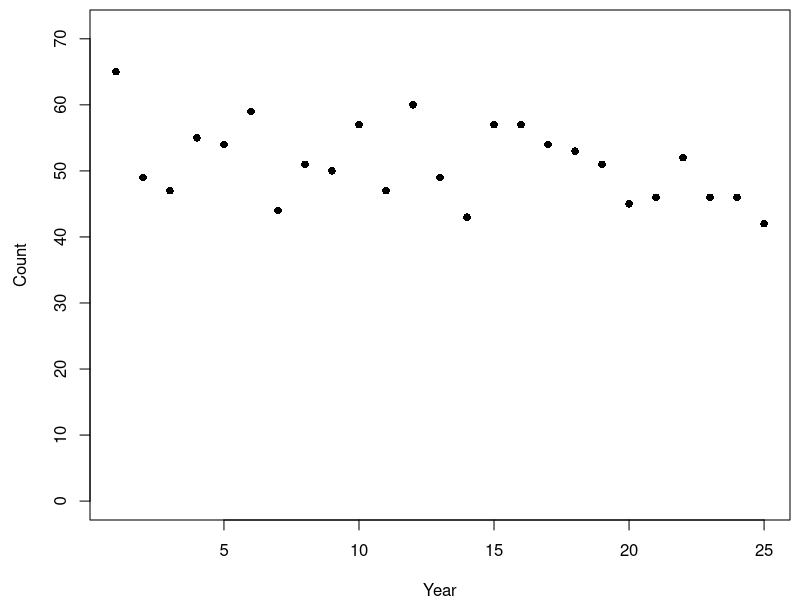
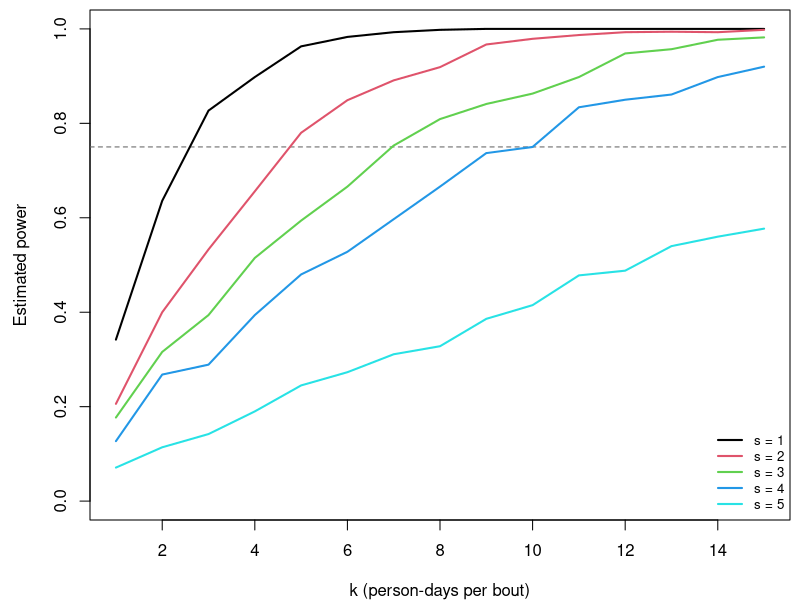
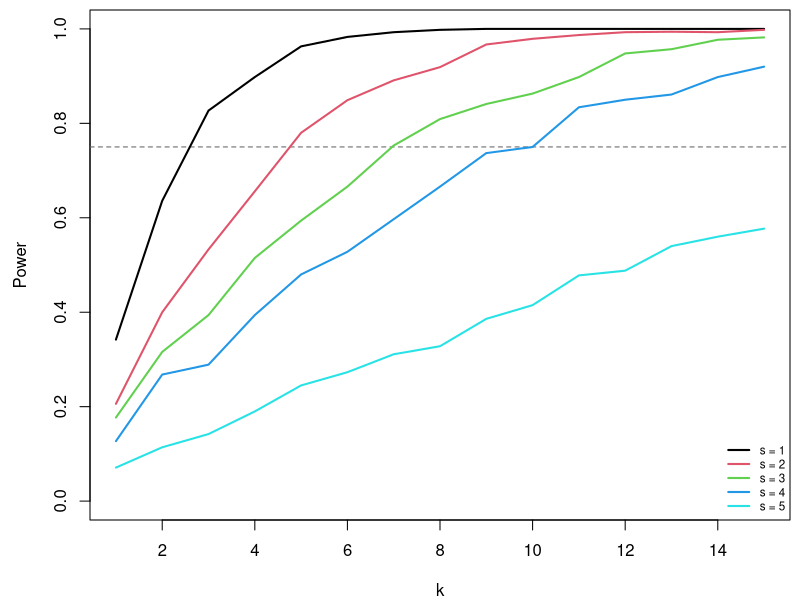

Source code (R) for these figures, in order:
## ---- chunk 1
knitr::opts_chunk$set(echo = TRUE, warning = FALSE, message = FALSE,
                       fig.width = 5.5, fig.height = 3.5)
## ---- chunk 2
detect_prob <- function(k, pobs = 0.02) {
  1 - (1 - pobs)^k
}
detect_prob(1)   # should equal pobs
detect_prob(3)   # handout check: about 0.0588
## ---- chunk 3
true_abundance <- function(t, N0 = 1000, lambda = 0.75^(1/25)) {
  N0 * lambda^t
}
true_abundance(c(0, 25))   # should return 1000 and 750 together
## ---- chunk 4
simulate_counts <- function(t_survey, k, N0 = 1000, lambda = 0.75^(1/25),
                            pobs = 0.02) {
  N_t <- true_abundance(t_survey, N0, lambda)
  rbinom(length(t_survey), size = round(N_t), prob = detect_prob(k, pobs))
}
set.seed(11)
counts <- simulate_counts(1:25, k = 3)
length(counts)   # should be 25
## ---- chunk 5
par(mar = c(4, 4.5, 0.5, 0.5))
plot(1:25, counts, pch = 16, xlab = "Year", ylab = "Count",
     ylim = c(0, max(counts) * 1.1))
## ---- chunk 6
detect_decline <- function(t_survey, counts, alpha = 0.05) {
  s <- summary(lm(log(counts) ~ t_survey))$coefficients[2, ]
  unname(s[1] < 0 && s[4] <= alpha)
}
detect_decline(1:25, counts)
## ---- chunk 7
set.seed(12)
null_hits <- replicate(1000, {
  detect_decline(1:25, simulate_counts(1:25, 3, lambda = 1))
})
mean(null_hits)
## ---- chunk 8
estimate_power <- function(k, s, R = 1000, lambda = 0.75^(1/25),
                           alpha = 0.05) {
  t_survey <- seq(1, 25, by = s)
  mean(replicate(R, {
    counts <- simulate_counts(t_survey, k, lambda = lambda)
    detect_decline(t_survey, counts, alpha)
  }))
}
set.seed(14)
estimate_power(3, 1, lambda = 1)   # false-decline rate
estimate_power(3, 1)               # power
run_time <- system.time(estimate_power(3, 1))["elapsed"]
run_time
## ---- chunk 9
set.seed(746)
grid <- expand.grid(k = 1:15, s = 1:5)
grid$power <- mapply(estimate_power, grid$k, grid$s,
                     MoreArgs = list(R = 1000))
## ---- chunk 10
par(mar = c(4, 4.5, 0.5, 0.5))
plot(NA, xlim = c(1, 15), ylim = c(0, 1), xlab = "k (person-days per bout)",
     ylab = "Estimated power")
abline(h = 0.75, lty = 2, col = "grey40")
for (ss in 1:5) {
  lines(grid$k[grid$s == ss], grid$power[grid$s == ss], col = ss, lwd = 2)
}
legend("bottomright", legend = paste("s =", 1:5), col = 1:5, lwd = 2,
       bty = "n", cex = 0.8)
## ---- chunk 11
cost_of <- function(k, s) length(seq(1, 25, by = s)) * (2000 + 200 * k)
grid$cost <- mapply(cost_of, grid$k, grid$s)
ok <- grid[grid$power >= 0.75, ]
head(ok[order(ok$cost), ], 5)
## ---- chunk 12
par(mar = c(4, 4.5, 0.5, 0.5))
plot(NA, xlim = c(1, 15), ylim = c(0, 1), xlab = "k", ylab = "Power")
abline(h = 0.75, lty = 2, col = "grey40")
for (ss in 1:5) lines(grid$k[grid$s == ss], grid$power[grid$s == ss], col = ss, lwd = 2)
legend("bottomright", legend = paste("s =", 1:5), col = 1:5, lwd = 2, bty = "n", cex = 0.7)
